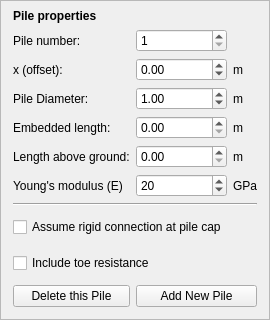
        <widget class="QWidget" name="pilePropertiesWidget">
         <attribute name="title">
          <string>Pile(s) Configuration</string>
         </attribute>
         <layout class="QGridLayout" name="gridLayout">
          <property name="leftMargin">
           <number>0</number>
          </property>
          <property name="topMargin">
           <number>0</number>
          </property>
          <property name="rightMargin">
           <number>0</number>
          </property>
          <property name="bottomMargin">
           <number>0</number>
          </property>
          <item row="1" column="0">
           <widget class="QFrame" name="pileProperties">
            <property name="sizePolicy">
             <sizepolicy hsizetype="Preferred" vsizetype="Expanding">
              <horstretch>0</horstretch>
              <verstretch>2</verstretch>
             </sizepolicy>
            </property>
            <property name="frameShape">
             <enum>QFrame::StyledPanel</enum>
            </property>
            <property name="frameShadow">
             <enum>QFrame::Raised</enum>
            </property>
            <layout class="QGridLayout" name="gridLayout_12" rowstretch="0,0,0,0,0,0,0,0,0,0,0,0,0">
             <property name="sizeConstraint">
              <enum>QLayout::SetDefaultConstraint</enum>
             </property>
             <property name="leftMargin">
              <number>12</number>
             </property>
             <property name="topMargin">
              <number>8</number>
             </property>
             <property name="rightMargin">
              <number>12</number>
             </property>
             <property name="bottomMargin">
              <number>12</number>
             </property>
             <property name="spacing">
              <number>6</number>
             </property>
             <item row="1" column="1">
              <widget class="QSpinBox" name="pileIndex">
               <property name="minimum">
                <number>1</number>
               </property>
               <property name="maximum">
                <number>5</number>
               </property>
              </widget>
             </item>
             <item row="9" column="0" colspan="2">
              <widget class="QCheckBox" name="chkBox_include_toe_resistance">
               <property name="sizePolicy">
                <sizepolicy hsizetype="Minimum" vsizetype="Preferred">
                 <horstretch>0</horstretch>
                 <verstretch>0</verstretch>
                </sizepolicy>
               </property>
               <property name="minimumSize">
                <size>
                 <width>0</width>
                 <height>30</height>
                </size>
               </property>
               <property name="text">
                <string>Include toe resistance</string>
               </property>
              </widget>
             </item>
             <item row="8" column="0" colspan="2">
              <widget class="QCheckBox" name="chkBox_assume_rigid_cap">
               <property name="sizePolicy">
                <sizepolicy hsizetype="Minimum" vsizetype="Preferred">
                 <horstretch>0</horstretch>
                 <verstretch>0</verstretch>
                </sizepolicy>
               </property>
               <property name="minimumSize">
                <size>
                 <width>0</width>
                 <height>30</height>
                </size>
               </property>
               <property name="text">
                <string>Assume rigid connection at pile cap</string>
               </property>
              </widget>
             </item>
             <item row="4" column="0">
              <widget class="QLabel" name="lengthLabel">
               <property name="text">
                <string>Embedded length:</string>
               </property>
              </widget>
             </item>
             <item row="6" column="2">
              <widget class="QLabel" name="label_7">
               <property name="text">
                <string>GPa</string>
               </property>
              </widget>
             </item>
             <item row="4" column="2">
              <widget class="QLabel" name="label_5">
               <property name="text">
                <string>m</string>
               </property>
              </widget>
             </item>
             <item row="6" column="1">
              <widget class="QDoubleSpinBox" name="Emodulus">
               <property name="decimals">
                <number>0</number>
               </property>
               <property name="minimum">
                <double>1.000000000000000</double>
               </property>
               <property name="maximum">
                <double>1000.000000000000000</double>
               </property>
               <property name="singleStep">
                <double>1.000000000000000</double>
               </property>
               <property name="value">
                <double>20.000000000000000</double>
               </property>
              </widget>
             </item>
             <item row="6" column="0">
              <widget class="QLabel" name="emodulusLabel">
               <property name="text">
                <string>Young's modulus (E)</string>
               </property>
              </widget>
             </item>
             <item row="5" column="0">
              <widget class="QLabel" name="freeLengthLabel">
               <property name="text">
                <string>Length above ground:</string>
               </property>
              </widget>
             </item>
             <item row="2" column="0">
              <widget class="QLabel" name="label_2">
               <property name="text">
                <string>x (offset):</string>
               </property>
              </widget>
             </item>
             <item row="3" column="0">
              <widget class="QLabel" name="diameterLabel">
               <property name="text">
                <string>Pile Diameter:</string>
               </property>
              </widget>
             </item>
             <item row="2" column="2">
              <widget class="QLabel" name="label_3">
               <property name="text">
                <string>m</string>
               </property>
              </widget>
             </item>
             <item row="0" column="0">
              <widget class="QLabel" name="pilePropertyLabel">
               <property name="sizePolicy">
                <sizepolicy hsizetype="Preferred" vsizetype="Minimum">
                 <horstretch>0</horstretch>
                 <verstretch>0</verstretch>
                </sizepolicy>
               </property>
               <property name="maximumSize">
                <size>
                 <width>16777215</width>
                 <height>100</height>
                </size>
               </property>
               <property name="font">
                <font>
                 <weight>75</weight>
                 <bold>true</bold>
                </font>
               </property>
               <property name="text">
                <string>Pile properties</string>
               </property>
              </widget>
             </item>
             <item row="12" column="0">
              <widget class="QPushButton" name="btn_deletePile">
               <property name="text">
                <string>Delete this Pile</string>
               </property>
              </widget>
             </item>
             <item row="5" column="1">
              <widget class="QDoubleSpinBox" name="freeLength"/>
             </item>
             <item row="2" column="1">
              <widget class="QDoubleSpinBox" name="xOffset">
               <property name="minimum">
                <double>-99.989999999999995</double>
               </property>
              </widget>
             </item>
             <item row="12" column="1" colspan="2">
              <widget class="QPushButton" name="btn_newPile">
               <property name="text">
                <string>Add New Pile</string>
               </property>
              </widget>
             </item>
             <item row="3" column="2">
              <widget class="QLabel" name="label_4">
               <property name="text">
                <string>m</string>
               </property>
              </widget>
             </item>
             <item row="3" column="1">
              <widget class="QDoubleSpinBox" name="pileDiameter">
               <property name="minimum">
                <double>0.050000000000000</double>
               </property>
               <property name="singleStep">
                <double>0.050000000000000</double>
               </property>
               <property name="value">
                <double>1.000000000000000</double>
               </property>
              </widget>
             </item>
             <item row="4" column="1">
              <widget class="QDoubleSpinBox" name="embeddedLength"/>
             </item>
             <item row="7" column="0" colspan="3">
              <widget class="Line" name="line">
               <property name="orientation">
                <enum>Qt::Horizontal</enum>
               </property>
              </widget>
             </item>
             <item row="5" column="2">
              <widget class="QLabel" name="label_6">
               <property name="text">
                <string>m</string>
               </property>
              </widget>
             </item>
             <item row="1" column="0">
              <widget class="QLabel" name="label">
               <property name="text">
                <string>Pile number:</string>
               </property>
              </widget>
             </item>
             <item row="10" column="0">
              <spacer name="verticalSpacer">
               <property name="orientation">
                <enum>Qt::Vertical</enum>
               </property>
               <property name="sizeHint" stdset="0">
                <size>
                 <width>20</width>
                 <height>1</height>
                </size>
               </property>
              </spacer>
             </item>
            </layout>
           </widget>
          </item>
         </layout>
        </widget>
